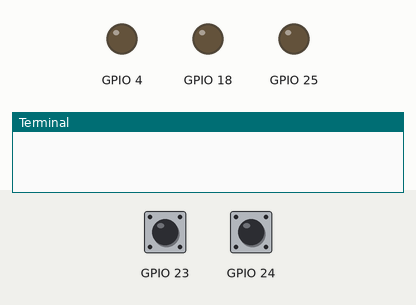
Recording of a program running on a simulated Raspberry Pi (BCM pin numbers). Shown: output pins drawn as LEDs (lit = HIGH), the last lines printed to the terminal. Inputs (shaded band) come from the test bench; at power-on: GPIO 23 HIGH, GPIO 24 HIGH. The clock reads 2024-03-15 10:24:30 at power-on unless the program sets it.

Above: at 1.2 s.
1.3 s: GPIO 23 pulled LOW for 0.15 s
At 2.6 s:
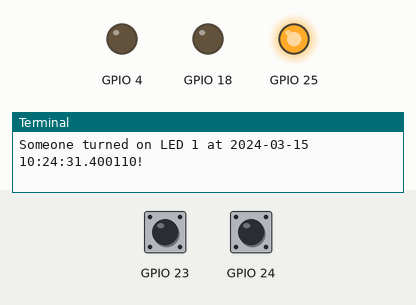
2.9 s: GPIO 24 pulled LOW for 0.15 s
At 3.9 s:
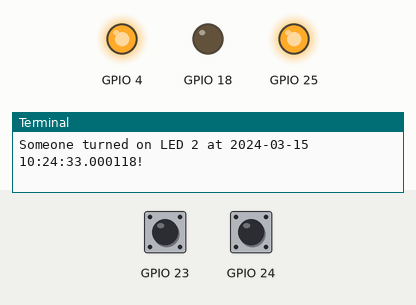
4.5 s: GPIO 23 pulled LOW for 1 s
At 5.1 s:
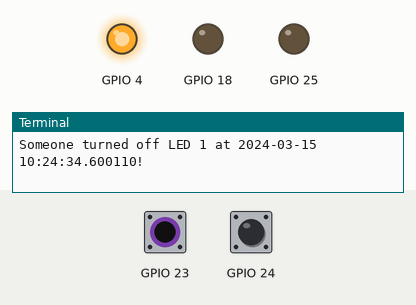
7.0 s: GPIO 24 pulled LOW for 1 s
At 8.2 s:
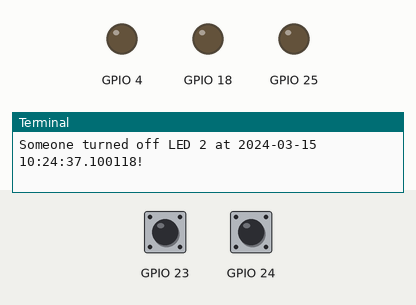
9.5 s: GPIO 24 pulled LOW for 3.2 s
At 10.1 s:
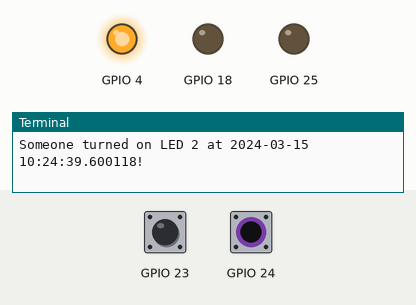
14.2 s: GPIO 23 pulled LOW for 3.2 s
At 14.9 s:
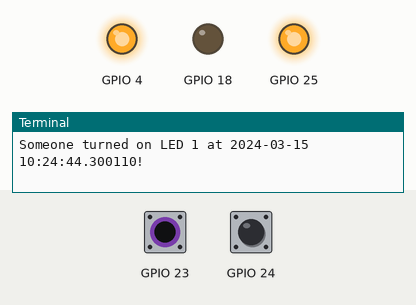
Timing chart, 0 to 17.2 s (numbered marks = the images above; inputs shaded):
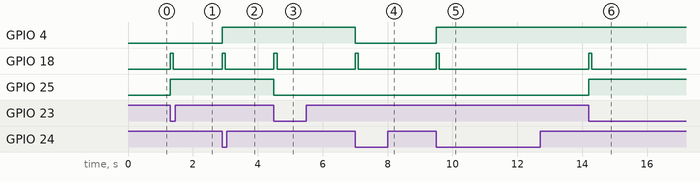

The program:

pi_button.py
```python
#!/usr/bin/python

import RPi.GPIO as gpio
import smtplib
import time
from datetime import datetime

def send_mail(STATUS, LED):
    if STATUS == 0:
        STATUS = "off"
    elif STATUS == 1:
        STATUS = "on"
    msg = "Someone turned "+STATUS+" "+str(LED)+" at "+str(datetime.now())+"!"
#    server = smtplib.SMTP('smtp.gmail.com:587')
#    server.starttls()
#    server.login("tbell@tombellnj.com", "&lu4ri$m")
#    server.sendmail("pi@tombellnj.com", "9739536588@vtext.com", msg)
    print msg

def beep():
    gpio.output(18, 1)
    time.sleep(.1)
    gpio.output(18, 0)

def my_callback(channel):
    gpio.output(4, not gpio.input(4))
    beep()
    send_mail(gpio.input(4), "LED 2")

gpio.setmode(gpio.BCM)
gpio.setwarnings(False)
gpio.setup(23, gpio.IN, pull_up_down=gpio.PUD_UP)
gpio.setup(24, gpio.IN, pull_up_down=gpio.PUD_UP)
gpio.setup(18, gpio.OUT)
gpio.setup(4, gpio.OUT)
gpio.setup(25, gpio.OUT)
gpio.output(4, 0)
gpio.output(25, 0)
gpio.output(18, 0)
i = 2

gpio.add_event_detect(24, gpio.FALLING, callback=my_callback)

try:
    while i == 2:
        gpio.wait_for_edge(23, gpio.FALLING)
        gpio.output(25, not gpio.input(25))
        beep()
        send_mail(gpio.input(25), "LED 1")
except KeyboardInterrupt:
    gpio.cleanup()
gpio.cleanup()
```

Measured:
- after the input at 1.3 s, GPIO 18: LOW → HIGH at once, → LOW 0.10 s later; GPIO 25: LOW → HIGH at once
- after the input at 2.9 s, GPIO 4: LOW → HIGH at once; GPIO 18: LOW → HIGH at once, → LOW 0.10 s later
- after the input at 4.5 s, GPIO 18: LOW → HIGH at once, → LOW 0.10 s later; GPIO 25: HIGH → LOW at once
- after the input at 7.0 s, GPIO 4: HIGH → LOW at once; GPIO 18: LOW → HIGH at once, → LOW 0.10 s later
- after the input at 9.5 s, GPIO 4: LOW → HIGH at once; GPIO 18: LOW → HIGH at once, → LOW 0.10 s later
- after the input at 14.2 s, GPIO 18: LOW → HIGH at once, → LOW 0.10 s later; GPIO 25: LOW → HIGH at once
